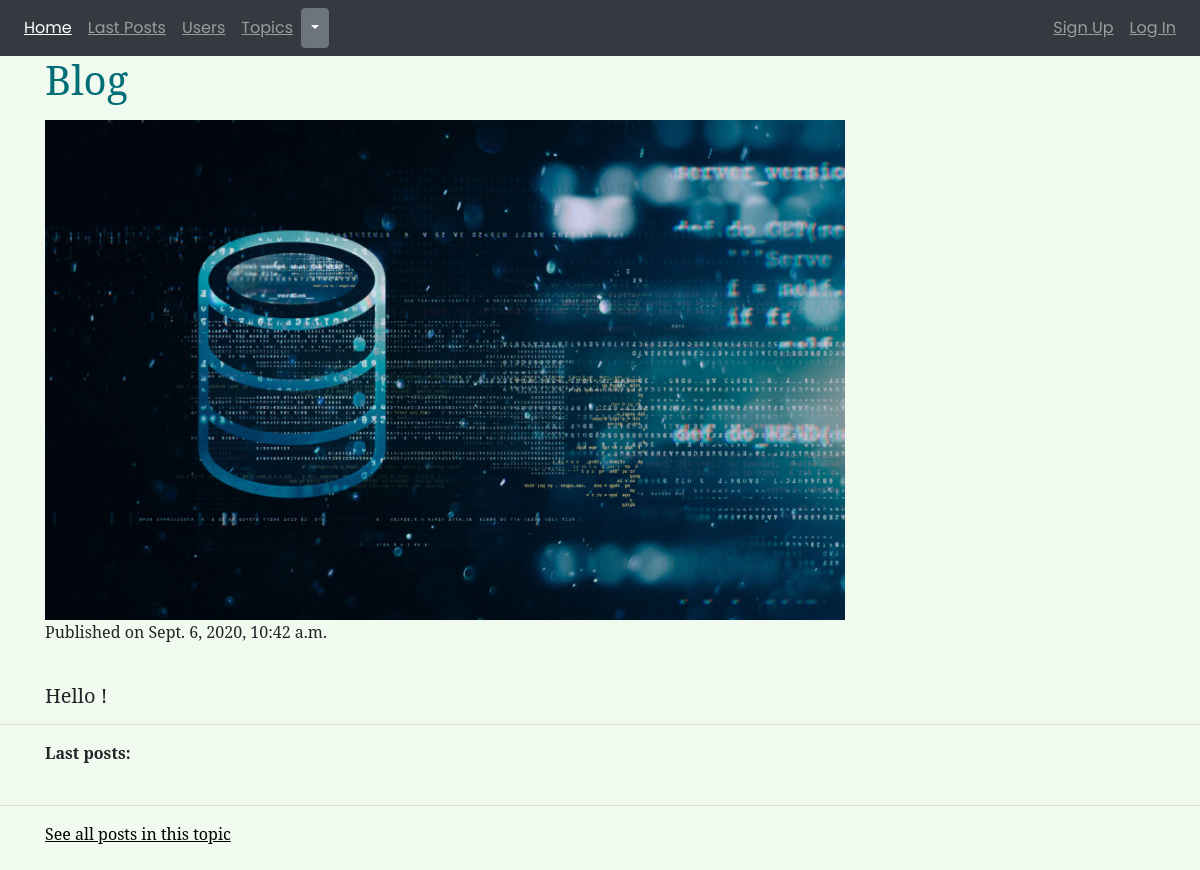
/topics/blog/, run on the app's committed database.
### topics/models.py (models this page shows, shortened)
class Topic(models.Model):
    name = models.CharField(max_length = 128, unique=True)
    slug = models.SlugField(allow_unicode=True, unique=True, editable = False)
    details = models.TextField(max_length = 1024, default=' ')
    added_date = models.DateTimeField()
    image = models.ImageField(null=True)
    def __str__(self):
        return self.name
    class Meta:
        ordering = ['name']

### topics/views.py (the view)
# urls.py: path('<slug:slug>/', views.TopicDetail.as_view(), name='detail'),
class TopicDetail(generic.DetailView):
    model = Topic

### blogsite/context_processors.py (called while the page is built)
def display_topics(request):
    topics = Topic.objects.all()
    return {'topics':topics}

### topics/templates/topics/topic_detail.html (shortened to what this page needs)
{% extends 'topics/topics_base.html' %}
{% load static %}
{% block topic %}
<div class="container">
  <h1>{{topic.name|linebreaks}}</h1>
  {% if topic.image %}<img src="{{topic.image.url}}"
      alt="Error displaying image" width =800px height=500px>{% endif %}
  <p>Published on {{topic.added_date}}</p>
  <br>
<h5>{{topic.details}}<br></h5>
</div>
<hr>
<div class="container">
<strong>Last posts: </strong>
<br>
<br>
</div>
<hr>
<div class="container">
<a href="{% url 'topics:list_of_posts' topic.slug %}">See all posts in this topic</a>
<br>
</div>
<br>
{% endblock %}

### static/css/master.css (style rules this page uses)
h1 { color:#006d77; }
a { color:black; text-decoration: underline; }
body { font-family: 'Noto Serif', serif; background-color: #f1faee; }

### data on the page
Topic: name "Blog", image (picture), added_date "Sept. 6, 2020, 10:42 a.m.", details "Hello !"
